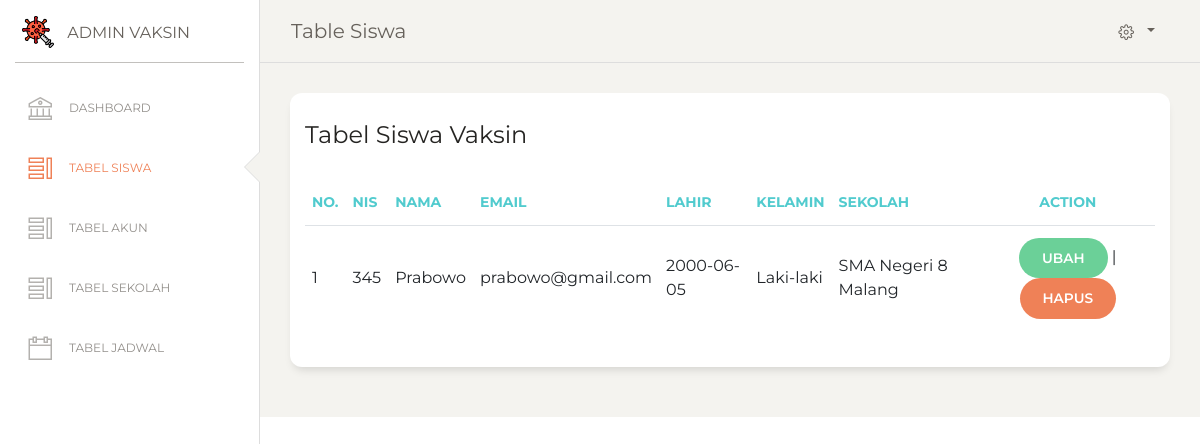
Page /admin/tabel-siswa.php (signed in) on the committed database.
### tables this page shows
CREATE TABLE `siswa` (
  `id_siswa` int(11) NOT NULL,
  `nis` int(8) DEFAULT NULL,
  `nama` varchar(200) DEFAULT NULL,
  `tgl_lahir` date DEFAULT NULL,
  `kelamin` varchar(12) DEFAULT NULL,
  `email` varchar(100) DEFAULT NULL,
  `tgl_daftar` varchar(100) DEFAULT NULL,
  `id_sekolah` int(11) NOT NULL
);

CREATE TABLE `sekolah` (
  `id_sekolah` int(11) NOT NULL,
  `nama_sekolah` varchar(200) NOT NULL,
  `telepon` varchar(12) NOT NULL,
  `alamat` varchar(255) NOT NULL,
  `jml_siswa` int(11) NOT NULL
);

### admin/tabel-siswa.php (the view, shortened to what this page needs)
<?php
  include '../conn.php';
  $query = mysqli_query($conn, "select * from siswa inner join sekolah on siswa.id_sekolah = sekolah.id_sekolah");
?>
<!DOCTYPE html>
<html lang="en">
  <head>
    <link href="https://maxcdn.bootstrapcdn.com/font-awesome/latest/css/font-awesome.min.css" rel="stylesheet" />
    <link href="../assets/css/bootstrap.min.css" rel="stylesheet" />
    <link href="../assets/css/paper-dashboard.css?v=2.0.1" rel="stylesheet" />
    <link href="../assets/demo/demo.css" rel="stylesheet" />
    <link rel="stylesheet" href="style.css">
  </head>
  <body class="">
    <div class="wrapper">
      <div class="sidebar" data-color="white" data-active-color="danger">
        <div class="logo">
          <a href="dashboard.php" class="simple-text logo-mini">
            <div class="logo-image-small">
              <img src="../assets/img/vaccine.png" />
            </div>
          </a>
          <a href="dashboard.php" class="simple-text logo-normal">
            Admin Vaksin
          </a>
        </div>
        <div class="sidebar-wrapper">
          <ul class="nav">
            <li>
              <a href="./dashboard.php">
                <i class="nc-icon nc-bank"></i>
                <p>Dashboard</p>
              </a>
            </li>
            <li class="active">
              <a href="./tabel-siswa.php">
                <i class="nc-icon nc-tile-56"></i>
                <p>Tabel Siswa</p>
              </a>
            </li>
            <li>
              <a href="./tabel-akun.php">
                <i class="nc-icon nc-tile-56"></i>
                <p>Tabel Akun</p>
              </a>
            </li>
            <li>
              <a href="./tabel-sekolah.php">
                <i class="nc-icon nc-tile-56"></i>
                <p>Tabel Sekolah</p>
              </a>
            </li>
            <li>
              <a href="./tabel-jadwal.php">
                <i class="nc-icon nc-calendar-60"></i>
                <p>Tabel Jadwal</p>
              </a>
            </li>
          </ul>
        </div>
      </div>
      <div class="main-panel">
        <nav class="navbar navbar-expand-lg navbar-absolute fixed-top navbar-transparent">
          <div class="container-fluid">
            <div class="navbar-wrapper">
              <a class="navbar-brand" href="tabel-siswa.php">Table Siswa</a>
            </div>
            <div class="collapse navbar-collapse justify-content-end" id="navigation">
              <ul class="navbar-nav">
                <li class="nav-item btn-rotate dropdown">
                  <a class="nav-link dropdown-toggle" href="http://example.com" id="navbarDropdownMenuLink" data-toggle="dropdown" aria-haspopup="true" aria-expanded="false">
                    <i class="nc-icon nc-settings-gear-65"></i>
                  </a>
                </li>
              </ul>
            </div>
          </div>
        </nav>
        <div class="content">
          <div class="row">
            <div class="col-md-12">
              <div class="card">
                <div class="card-header">
                  <h4 class="card-title">Tabel Siswa Vaksin</h4>
                </div>
                <div class="card-body">
                  <div class="table-responsive">
                    <table class="table">
                      <thead class="text-primary">
                          <th>No.</th>
                          <th>NIS</th>
                          <th>Nama</th>
                          <th>Email</th>
                          <th>Lahir</th>
                          <th>Kelamin</th>
                          <th>Sekolah</th>
                          <th style="text-align:center">Action</th>
                      </thead>
                      <tbody>
                          <?php
                            $no=0;
                            while($data_siswa= mysqli_fetch_array($query)){
                            $no++;
                          ?>
                        <tr>
                          <td><?=$no?></td>
                          <td><?=$data_siswa['nis']?></td>
                          <td><?=$data_siswa['nama']?></td>
                          <td><?=$data_siswa['email']?></td>
                          <td><?=$data_siswa['tgl_lahir']?></td>
                          <td><?=$data_siswa['kelamin']?></td>
                          <td><?=$data_siswa['nama_sekolah']?></td>
                          <td style="text-align:center">
                            <a href="edit-siswa.php?id_siswa=<?=$data_siswa['id_siswa']?>" class="btn btn-success btn-round">Ubah</a> |
                            <a href="delete-siswa.php?id_siswa=<?=$data_siswa['id_siswa']?>" class="btn btn-danger btn-round" onclick="return confirm('Apakah anda yakin menghapus data ini?')">Hapus</a>
                          </td>
                        </tr>
                        <?php
                          }
                        ?>
                      </tbody>
                    </table>
                  </div>
                </div>
              </div>
            </div>
          </div>
        </div>
      </div>
    </div>
  </body>
</html>

### admin/style.css (style rules this page uses)
.table td { font-size: medium; }

### rows in the picture
siswa: nis "345", nama "Prabowo", email "prabowo@gmail.com", tgl_lahir "2000-06-05", kelamin "Laki-laki", id_sekolah.nama_sekolah "SMA Negeri 8 Malang"
